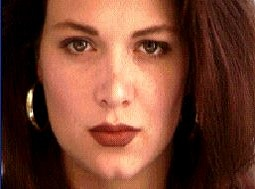
#> input picture HW2/images/women.jpg, 255 x 189 px
$ python hw2.py
#> lines starting #> are read from the running program, lines starting #| are printed output that depends on the picture
import cv2
import numpy as np
import time

imgA = cv2.imread('images/women.jpg')
#> imgA is the input picture: shape (189, 255, 3); mean B, G, R 49.3, 67, 116.7
imgB = cv2.imread('images/cheetah.jpg')
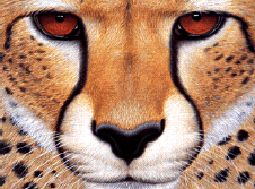
#> input picture HW2/images/cheetah.jpg, 255 x 189 px
#> imgB is the input picture: shape (189, 255, 3); mean B, G, R 110.5, 133.8, 174.5
imgC = cv2.imread('images/woman.jpg')
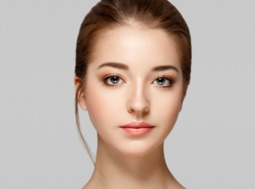
#> input picture HW2/images/woman.jpg, 255 x 189 px
#> imgC is the input picture: shape (189, 255, 3); mean B, G, R 167.5, 176.2, 191.3

clr = (0,250,0) #BGR
#facial features
featA = []
featB = []
featC = []


#draw algorithm------------------------------------------------------------------------------------
drawing = False
ix, iy = -1, -1
current_idx=''
start_end = []
# [25 lines left out: function draw_line, not called in this run]


#> (the run stopped early here; a loop or call above may not have finished)
